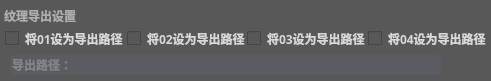
          <widget class="QFrame" name="frame_11">
           <property name="geometry">
            <rect>
             <x>10</x>
             <y>500</y>
             <width>491</width>
             <height>81</height>
            </rect>
           </property>
           <property name="styleSheet">
            <string notr="true">color: rgb(174, 174, 174);
background-color: rgb(88, 88, 88);
border-radius:5px;
</string>
           </property>
           <property name="frameShape">
            <enum>QFrame::StyledPanel</enum>
           </property>
           <property name="frameShadow">
            <enum>QFrame::Raised</enum>
           </property>
           <widget class="QLineEdit" name="lineEdit_CustomPath">
            <property name="geometry">
             <rect>
              <x>10</x>
              <y>55</y>
              <width>431</width>
              <height>20</height>
             </rect>
            </property>
            <property name="font">
             <font>
              <family>Yu Gothic UI Semilight</family>
              <weight>75</weight>
              <bold>true</bold>
             </font>
            </property>
            <property name="styleSheet">
             <string notr="true">background-color: rgb(90, 92, 97);
border:none;</string>
            </property>
            <property name="placeholderText">
             <string>导出路径：</string>
            </property>
           </widget>
           <widget class="QLabel" name="label_8">
            <property name="geometry">
             <rect>
              <x>4</x>
              <y>0</y>
              <width>81</width>
              <height>31</height>
             </rect>
            </property>
            <property name="font">
             <font>
              <family>微软雅黑</family>
              <weight>75</weight>
              <bold>true</bold>
             </font>
            </property>
            <property name="text">
             <string>纹理导出设置</string>
            </property>
           </widget>
           <widget class="QCheckBox" name="checkBox_Use01Path">
            <property name="geometry">
             <rect>
              <x>5</x>
              <y>23</y>
              <width>121</width>
              <height>31</height>
             </rect>
            </property>
            <property name="font">
             <font>
              <family>微软雅黑</family>
              <pointsize>9</pointsize>
              <weight>75</weight>
              <bold>true</bold>
             </font>
            </property>
            <property name="styleSheet">
             <string notr="true">color: rgb(217, 217, 217);</string>
            </property>
            <property name="text">
             <string>将01设为导出路径</string>
            </property>
            <property name="tristate">
             <bool>false</bool>
            </property>
           </widget>
           <widget class="QCheckBox" name="checkBox_Use02Path">
            <property name="geometry">
             <rect>
              <x>127</x>
              <y>23</y>
              <width>121</width>
              <height>31</height>
             </rect>
            </property>
            <property name="font">
             <font>
              <family>微软雅黑</family>
              <pointsize>9</pointsize>
              <weight>75</weight>
              <bold>true</bold>
             </font>
            </property>
            <property name="styleSheet">
             <string notr="true">color: rgb(217, 217, 217);</string>
            </property>
            <property name="text">
             <string>将02设为导出路径</string>
            </property>
           </widget>
           <widget class="QCheckBox" name="checkBox_Use03Path">
            <property name="geometry">
             <rect>
              <x>247</x>
              <y>23</y>
              <width>121</width>
              <height>31</height>
             </rect>
            </property>
            <property name="font">
             <font>
              <family>微软雅黑</family>
              <pointsize>9</pointsize>
              <weight>75</weight>
              <bold>true</bold>
             </font>
            </property>
            <property name="styleSheet">
             <string notr="true">color: rgb(217, 217, 217);</string>
            </property>
            <property name="text">
             <string>将03设为导出路径</string>
            </property>
           </widget>
           <widget class="QCheckBox" name="checkBox_Use04Path">
            <property name="geometry">
             <rect>
              <x>368</x>
              <y>23</y>
              <width>121</width>
              <height>31</height>
             </rect>
            </property>
            <property name="font">
             <font>
              <family>微软雅黑</family>
              <pointsize>9</pointsize>
              <weight>75</weight>
              <bold>true</bold>
             </font>
            </property>
            <property name="styleSheet">
             <string notr="true">color: rgb(217, 217, 217);</string>
            </property>
            <property name="text">
             <string>将04设为导出路径</string>
            </property>
           </widget>
          </widget>
